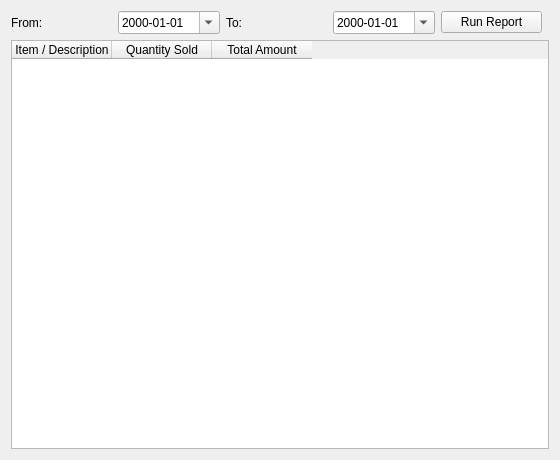
<?xml version="1.0" encoding="UTF-8"?>
<ui version="4.0">
 <class>SalesByItem</class>
 <widget class="QWidget" name="SalesByItem">
  <property name="geometry">
   <rect>
    <x>0</x>
    <y>0</y>
    <width>560</width>
    <height>460</height>
   </rect>
  </property>
  <property name="windowTitle">
   <string>Sales by Item</string>
  </property>
  <layout class="QVBoxLayout" name="verticalLayout">
   <item>
    <layout class="QHBoxLayout" name="filterLayout">
     <item>
      <widget class="QLabel" name="StartDate_Label">
       <property name="text"><string>From:</string></property>
       <property name="buddy"><cstring>StartDate_DateEdit</cstring></property>
      </widget>
     </item>
     <item>
      <widget class="QDateEdit" name="StartDate_DateEdit">
       <property name="displayFormat"><string>yyyy-MM-dd</string></property>
       <property name="calendarPopup"><bool>true</bool></property>
      </widget>
     </item>
     <item>
      <widget class="QLabel" name="EndDate_Label">
       <property name="text"><string>To:</string></property>
       <property name="buddy"><cstring>EndDate_DateEdit</cstring></property>
      </widget>
     </item>
     <item>
      <widget class="QDateEdit" name="EndDate_DateEdit">
       <property name="displayFormat"><string>yyyy-MM-dd</string></property>
       <property name="calendarPopup"><bool>true</bool></property>
      </widget>
     </item>
     <item>
      <widget class="QPushButton" name="RunReport_PushButton">
       <property name="text"><string>Run Report</string></property>
      </widget>
     </item>
     <item>
      <spacer name="horizontalSpacer">
       <property name="orientation"><enum>Qt::Orientation::Horizontal</enum></property>
      </spacer>
     </item>
    </layout>
   </item>
   <item>
    <widget class="QTableWidget" name="ReportTable_TableWidget">
     <column>
      <property name="text"><string>Item / Description</string></property>
     </column>
     <column>
      <property name="text"><string>Quantity Sold</string></property>
     </column>
     <column>
      <property name="text"><string>Total Amount</string></property>
     </column>
    </widget>
   </item>
  </layout>
 </widget>
 <resources/>
 <connections/>
</ui>
